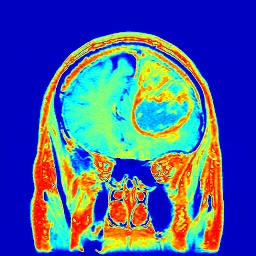
%> input picture FRFCM/salida_prueba_colormap_2.jpg, 256 x 256 px
$ octave fuzzy_colormap.m   (GNU Octave 9; MATLAB toolbox functions it lacks are replaced by stand-ins)
%> lines starting %> are read from the running program, lines starting %| are printed output that depends on the picture
### FRFCM/w_ColorRecons_CO.m
function output_f=w_ColorRecons_CO(f,radius)
se= strel('disk',radius);
if length(size(f))<3
    disp('Please input a color image!');
else
%%
f=double(f);f_r=f(:,:,1);f_g=f(:,:,2);f_b=f(:,:,3);
f_pca=double(PCA_color(f));f1=f_pca(:,:,1);f2=f_pca(:,:,2);
%% step2 data transformation
data1=f1*10^3+f2+f_r*10^-3+f_g*10^-6+f_b*10^-9;Max1=max(max(data1));
data2=f1*10^3+f2+f_g*10^-3+f_r*10^-6+f_b*10^-9;Max2=max(max(data2));
data3=f1*10^3+f2+f_b*10^-3+f_r*10^-6+f_g*10^-9;Max3=max(max(data3));
%% step 3 data processing
imput_data1=imerode(data1,se);
imput_data2=imerode(data2,se);
imput_data3=imerode(data3,se);
f_rec1=imreconstruct(imput_data1,data1);
f_rec2=imreconstruct(imput_data2,data2);
f_rec3=imreconstruct(imput_data3,data3);
imput2_data1=imerode(Max1-f_rec1,se);
imput2_data2=imerode(Max2-f_rec2,se);
imput2_data3=imerode(Max3-f_rec3,se);
f_g1=Max1-imreconstruct(imput2_data1,Max1-f_rec1);
f_g2=Max2-imreconstruct(imput2_data2,Max2-f_rec2);
f_g3=Max3-imreconstruct(imput2_data3,Max3-f_rec3);
end
%% return to RGB format
tt1=f_g1-floor(f_g1);
tt2=f_g2-floor(f_g2);
tt3=f_g3-floor(f_g3);
g1_r=floor(tt1*10^3);
g1_g=floor(tt2*10^3);
g1_b=floor(tt3*10^3);
output_f=cat(3,uint8(g1_r),uint8(g1_g),uint8(g1_b));

### FRFCM/PCA_color.m
function g=PCA_color(f)
f1=f(:,:,1);f2=f(:,:,2);f3=f(:,:,3);
data=double([f1(:)';f2(:)';f3(:)']);
[~,c]=size(data);
m=mean(data')';
d=data-repmat(m,1,c);
% Compute the covariance matrix (co)
co=d*d';
% Compute the eigen values and eigen vectors of the covariance matrix
[eigvector,eigvl]=eig(co);
% Sort the eigen vectors according to the eigen values
eigvalue = diag(eigvl);
[~, index] = sort(-eigvalue);
eigvalue = eigvalue(index);
eigvector = eigvector(:, index);
% Compute the number of eigen values that greater than zero (you can select any threshold)
count1=0;
for i=1:size(eigvalue,1)
    if(eigvalue(i)>0)
        count1=count1+1;
    end
end
% We can use all the eigen vectors but this method will increase the
% computation time and complixity
%vec=eigvector(:,:);

% And also we can use the eigen vectors that the corresponding eigen values is greater than zero(Threshold) and this method will decrease the
% computation time and complixity
vec=eigvector(:,1:count1);
% Compute the feature matrix (the space that will use it to project the testing image on it)
x=vec'*d;
x2=x+repmat(m,1,c);
x2=uint8(x2);
x2_1=x2(1,:);x2_2=x2(2,:);x2_3=x2(3,:);
s1=size(f1,1);s2=size(f1,2);
f_1=zeros(s1, s2);f_2=f_1;f_3=f_1;
for j=1:s2
    f_1(:,j)=x2_1((j-1)*s1+1:j*s1);
    f_2(:,j)=x2_2((j-1)*s1+1:j*s1);
    f_3(:,j)=x2_3((j-1)*s1+1:j*s1);
end
g=cat(3,uint8(f_1),uint8(f_2),uint8(f_3));

### FRFCM/colorspace.m
function varargout = colorspace(Conversion,varargin)
%COLORSPACE  Convert a color image between color representations.
%   B = COLORSPACE(S,A) converts the color representation of image A
%   where S is a string specifying the conversion.  S tells the
%   source and destination color spaces, S = 'dest<-src', or
%   alternatively, S = 'src->dest'.  Supported color spaces are
%
%     'RGB'              R'G'B' Red Green Blue (ITU-R BT.709 gamma-corrected)
%     'YPbPr'            Luma (ITU-R BT.601) + Chroma
%     'YCbCr'/'YCC'      Luma + Chroma ("digitized" version of Y'PbPr)
%     'YUV'              NTSC PAL Y'UV Luma + Chroma
%     'YIQ'              NTSC Y'IQ Luma + Chroma
%     'YDbDr'            SECAM Y'DbDr Luma + Chroma
%     'JPEGYCbCr'        JPEG-Y'CbCr Luma + Chroma
%     'HSV'/'HSB'        Hue Saturation Value/Brightness
%     'HSL'/'HLS'/'HSI'  Hue Saturation Luminance/Intensity
%     'XYZ'              CIE XYZ
%     'Lab'              CIE L*a*b* (CIELAB)
%     'Luv'              CIE L*u*v* (CIELUV)
%     'Lch'              CIE L*ch (CIELCH)
%
%  All conversions assume 2 degree observer and D65 illuminant.  Color
%  space names are case insensitive.  When R'G'B' is the source or
%  destination, it can be omitted. For example 'yuv<-' is short for
%  'yuv<-rgb'.
%
%  MATLAB uses two standard data formats for R'G'B': double data with
%  intensities in the range 0 to 1, and uint8 data with integer-valued
%  intensities from 0 to 255.  As MATLAB's native datatype, double data is
%  the natural choice, and the R'G'B' format used by colorspace.  However,
%  for memory and computational performance, some functions also operate
%  with uint8 R'G'B'.  Given uint8 R'G'B' color data, colorspace will
%  first cast it to double R'G'B' before processing.
%
%  If A is an Mx3 array, like a colormap, B will also have size Mx3.
%
%  [B1,B2,B3] = COLORSPACE(S,A) specifies separate output channels.
%  COLORSPACE(S,A1,A2,A3) specifies separate input channels.
% Pascal Getreuer 2005-2006
%%% Input parsing %%%
if nargin < 2, error('Not enough input arguments.'); end
[SrcSpace,DestSpace] = parse(Conversion);
if nargin == 2
   Image = varargin{1};
elseif nargin >= 3
   Image = cat(3,varargin{:});
else
   error('Invalid number of input arguments.');
end
FlipDims = (size(Image,3) == 1);
if FlipDims, Image = permute(Image,[1,3,2]); end
if ~isa(Image,'double'), Image = double(Image)/255; end
if size(Image,3) ~= 3, error('Invalid input size.'); end
SrcT = gettransform(SrcSpace);
DestT = gettransform(DestSpace);
if ~ischar(SrcT) & ~ischar(DestT)
   % Both source and destination transforms are affine, so they
   % can be composed into one affine operation
   T = [DestT(:,1:3)*SrcT(:,1:3),DestT(:,1:3)*SrcT(:,4)+DestT(:,4)];
   Temp = zeros(size(Image));
   Temp(:,:,1) = T(1)*Image(:,:,1) + T(4)*Image(:,:,2) + T(7)*Image(:,:,3) + T(10);
   Temp(:,:,2) = T(2)*Image(:,:,1) + T(5)*Image(:,:,2) + T(8)*Image(:,:,3) + T(11);
   Temp(:,:,3) = T(3)*Image(:,:,1) + T(6)*Image(:,:,2) + T(9)*Image(:,:,3) + T(12);
   Image = Temp;
elseif ~ischar(DestT)
   Image = rgb(Image,SrcSpace);
   Temp = zeros(size(Image));
   Temp(:,:,1) = DestT(1)*Image(:,:,1) + DestT(4)*Image(:,:,2) + DestT(7)*Image(:,:,3) + DestT(10);
   Temp(:,:,2) = DestT(2)*Image(:,:,1) + DestT(5)*Image(:,:,2) + DestT(8)*Image(:,:,3) + DestT(11);
   Temp(:,:,3) = DestT(3)*Image(:,:,1) + DestT(6)*Image(:,:,2) + DestT(9)*Image(:,:,3) + DestT(12);
   Image = Temp;
else
   Image = feval(DestT,Image,SrcSpace);
end
%%% Output format %%%
if nargout > 1
   varargout = {Image(:,:,1),Image(:,:,2),Image(:,:,3)};
else
   if FlipDims, Image = permute(Image,[1,3,2]); end
   varargout = {Image};
end
return;

function [SrcSpace,DestSpace] = parse(Str)
% Parse conversion argument
if isstr(Str)
   Str = lower(strrep(strrep(Str,'-',''),' ',''));
   k = find(Str == '>');

   if length(k) == 1         % Interpret the form 'src->dest'
      SrcSpace = Str(1:k-1);
      DestSpace = Str(k+1:end);
   else
      k = find(Str == '<');

      if length(k) == 1      % Interpret the form 'dest<-src'
         DestSpace = Str(1:k-1);
         SrcSpace = Str(k+1:end);
      else
         error(['Invalid conversion, ''',Str,'''.']);
      end
   end

   SrcSpace = alias(SrcSpace);
   DestSpace = alias(DestSpace);
else
   SrcSpace = 1;             % No source pre-transform
   DestSpace = Conversion;
   if any(size(Conversion) ~= 3), error('Transformation matrix must be 3x3.'); end
end
return;

function Space = alias(Space)
Space = strrep(Space,'cie','');
if isempty(Space)
   Space = 'rgb';
end
switch Space
case {'ycbcr','ycc'}
   Space = 'ycbcr';
case {'hsv','hsb'}
   Space = 'hsv';
case {'hsl','hsi','hls'}
   Space = 'hsl';
case {'rgb','yuv','yiq','ydbdr','ycbcr','jpegycbcr','xyz','lab','luv','lch'}
   return;
end
return;

function T = gettransform(Space)
% Get a colorspace transform: either a matrix describing an affine transform,
% or a string referring to a conversion subroutine
switch Space
case 'ypbpr'
   T = [0.299,0.587,0.114,0;-0.1687367,-0.331264,0.5,0;0.5,-0.418688,-0.081312,0];
case 'yuv'
   % R'G'B' to NTSC/PAL YUV
   T = [0.299,0.587,0.114,0;-0.147,-0.289,0.436,0;0.615,-0.515,-0.100,0];
case 'ydbdr'
   % R'G'B' to SECAM YDbDr
   T = [0.299,0.587,0.114,0;-0.450,-0.883,1.333,0;-1.333,1.116,0.217,0];
case 'yiq'
   % R'G'B' in [0,1] to NTSC YIQ in [0,1];[-0.595716,0.595716];[-0.522591,0.522591];
   T = [0.299,0.587,0.114,0;0.595716,-0.274453,-0.321263,0;0.211456,-0.522591,0.311135,0];
case 'ycbcr'
   % R'G'B' (range [0,1]) to ITU-R BRT.601 (CCIR 601) Y'CbCr
   % Poynton, Equation 3, scaling of R'G'B to Y'PbPr conversion
   T = [65.481,128.553,24.966,16;-37.797,-74.203,112.0,128;112.0,-93.786,-18.214,128];
case 'jpegycbcr'
   T = [0.299,0.587,0.114,0;-0.168736,-0.331264,0.5,0.5;0.5,-0.418688,-0.081312,0.5]*255;
case {'rgb','xyz','hsv','hsl','lab','luv','lch'}
   T = Space;
otherwise
   error(['Unknown color space, ''',Space,'''.']);
end
return;

function Image = rgb(Image,SrcSpace)
% Convert to Rec. 709 R'G'B' from 'SrcSpace'
switch SrcSpace
case 'rgb'
   return;
case 'hsv'
   % Convert HSV to R'G'B'
   Image = huetorgb((1 - Image(:,:,2)).*Image(:,:,3),Image(:,:,3),Image(:,:,1));
case 'hsl'
   % Convert HSL to R'G'B'
   L = Image(:,:,3);
   Delta = Image(:,:,2).*min(L,1-L);
   Image = huetorgb(L-Delta,L+Delta,Image(:,:,1));
case {'xyz','lab','luv','lch'}
   % Convert to CIE XYZ
   Image = xyz(Image,SrcSpace);
   % Convert XYZ to RGB
   T = [3.240479,-1.53715,-0.498535;-0.969256,1.875992,0.041556;0.055648,-0.204043,1.057311];
   R = T(1)*Image(:,:,1) + T(4)*Image(:,:,2) + T(7)*Image(:,:,3);  % R
   G = T(2)*Image(:,:,1) + T(5)*Image(:,:,2) + T(8)*Image(:,:,3);  % G
   B = T(3)*Image(:,:,1) + T(6)*Image(:,:,2) + T(9)*Image(:,:,3);  % B
   % Desaturate and rescale to constrain resulting RGB values to [0,1]
   AddWhite = -min(min(min(R,G),B),0);
   Scale = max(max(max(R,G),B)+AddWhite,1);
   R = (R + AddWhite)./Scale;
   G = (G + AddWhite)./Scale;
   B = (B + AddWhite)./Scale;
   % Apply gamma correction to convert RGB to Rec. 709 R'G'B'
   Image(:,:,1) = gammacorrection(R);  % R'
   Image(:,:,2) = gammacorrection(G);  % G'
   Image(:,:,3) = gammacorrection(B);  % B'
otherwise  % Conversion is through an affine transform
   T = gettransform(SrcSpace);
   temp = inv(T(:,1:3));
   T = [temp,-temp*T(:,4)];
   R = T(1)*Image(:,:,1) + T(4)*Image(:,:,2) + T(7)*Image(:,:,3) + T(10);
   G = T(2)*Image(:,:,1) + T(5)*Image(:,:,2) + T(8)*Image(:,:,3) + T(11);
   B = T(3)*Image(:,:,1) + T(6)*Image(:,:,2) + T(9)*Image(:,:,3) + T(12);
   AddWhite = -min(min(min(R,G),B),0);
   Scale = max(max(max(R,G),B)+AddWhite,1);
   R = (R + AddWhite)./Scale;
   G = (G + AddWhite)./Scale;
   B = (B + AddWhite)./Scale;
   Image(:,:,1) = R;
   Image(:,:,2) = G;
   Image(:,:,3) = B;
end
% Clip to [0,1]
Image = min(max(Image,0),1);
return;


function Image = xyz(Image,SrcSpace)
% Convert to CIE XYZ from 'SrcSpace'
WhitePoint = [0.950456,1,1.088754];
switch SrcSpace
case 'xyz'
   return;
case 'luv'
   % Convert CIE L*uv to XYZ
   WhitePointU = (4*WhitePoint(1))./(WhitePoint(1) + 15*WhitePoint(2) + 3*WhitePoint(3));
   WhitePointV = (9*WhitePoint(2))./(WhitePoint(1) + 15*WhitePoint(2) + 3*WhitePoint(3));
   L = Image(:,:,1);
   Y = (L + 16)/116;
   Y = invf(Y)*WhitePoint(2);
   U = Image(:,:,2)./(13*L + 1e-6*(L==0)) + WhitePointU;
   V = Image(:,:,3)./(13*L + 1e-6*(L==0)) + WhitePointV;
   Image(:,:,1) = -(9*Y.*U)./((U-4).*V - U.*V);                  % X
   Image(:,:,2) = Y;                                             % Y
   Image(:,:,3) = (9*Y - (15*V.*Y) - (V.*Image(:,:,1)))./(3*V);  % Z
case {'lab','lch'}
   Image = lab(Image,SrcSpace);
   % Convert CIE L*ab to XYZ
   fY = (Image(:,:,1) + 16)/116;
   fX = fY + Image(:,:,2)/500;
   fZ = fY - Image(:,:,3)/200;
   Image(:,:,1) = WhitePoint(1)*invf(fX);  % X
   Image(:,:,2) = WhitePoint(2)*invf(fY);  % Y
   Image(:,:,3) = WhitePoint(3)*invf(fZ);  % Z
otherwise   % Convert from some gamma-corrected space
   % Convert to Rec. 701 R'G'B'
   Image = rgb(Image,SrcSpace);
   % Undo gamma correction
   R = invgammacorrection(Image(:,:,1));
   G = invgammacorrection(Image(:,:,2));
   B = invgammacorrection(Image(:,:,3));
   % Convert RGB to XYZ
   T = inv([3.240479,-1.53715,-0.498535;-0.969256,1.875992,0.041556;0.055648,-0.204043,1.057311]);
   Image(:,:,1) = T(1)*R + T(4)*G + T(7)*B;  % X
   Image(:,:,2) = T(2)*R + T(5)*G + T(8)*B;  % Y
   Image(:,:,3) = T(3)*R + T(6)*G + T(9)*B;  % Z
end
return;

% [34 lines left out: functions hsv, hsl, not called in this run]

function Image = lab(Image,SrcSpace)
% Convert to CIE L*a*b* (CIELAB)
WhitePoint = [0.950456,1,1.088754];
switch SrcSpace
case 'lab'
   return;
case 'lch'
   % Convert CIE L*CH to CIE L*ab
   C = Image(:,:,2);
   Image(:,:,2) = cos(Image(:,:,3)*pi/180).*C;  % a*
   Image(:,:,3) = sin(Image(:,:,3)*pi/180).*C;  % b*
otherwise
   Image = xyz(Image,SrcSpace);  % Convert to XYZ
   % Convert XYZ to CIE L*a*b*
   X = Image(:,:,1)/WhitePoint(1);
   Y = Image(:,:,2)/WhitePoint(2);
   Z = Image(:,:,3)/WhitePoint(3);
   fX = f(X);
   fY = f(Y);
   fZ = f(Z);
   Image(:,:,1) = 116*fY - 16;    % L*
   Image(:,:,2) = 500*(fX - fY);  % a*
   Image(:,:,3) = 200*(fY - fZ);  % b*
end
return;

% [57 lines left out: functions luv, lch, huetorgb, rgbtohue, not called in this run]

function Rp = gammacorrection(R)
Rp = real(1.099*R.^0.45 - 0.099);
i = (R < 0.018);
Rp(i) = 4.5138*R(i);
return;

function R = invgammacorrection(Rp)
R = real(((Rp + 0.099)/1.099).^(1/0.45));
i = (R < 0.018);
R(i) = Rp(i)/4.5138;
return;

function fY = f(Y)
fY = real(Y.^(1/3));
i = (Y < 0.008856);
fY(i) = Y(i)*(841/108) + (4/29);
return;

function Y = invf(fY)
Y = fY.^3;
i = (Y < 0.008856);
Y(i) = (fY(i) - 4/29)*(108/841);
return;

### FRFCM/FRFCM_c.m
function  [center, U, obj_fcn,iter_n]=FRFCM_c(data,cluster_n,radius,w_size,options)
% Firstly, we use multivariate morphological reconstruction to reconstruct original image to suppress noise;
% Secondly, we implement FCM;
% Thirdly, we use a median filter to smooth the fuzzy membership U;
% Finally, we normalize U;
% Input variants and parameters
  % data is a 3D data, it means that the input is a color image
  % cluster_n denotes the number of cluster centers
  % radius denotes the parameter of structuring element used in
  % mrophological recosntruction
  % w_size is the scale of the filtering window

if nargin ~= 4 & nargin ~= 5
    error('Too many or too few input arguments!');
end
% Change the following to set default options
default_options = [2;	% exponent for the partition matrix U
		100;	% max. number of iteration
		1e-5;	% min. amount of improvement
		0];	% info display during iteration

if nargin == 4,
	options = default_options;
else
	% If "options" is not fully specified, pad it with default values.
	if length(options) < 4,
		tmp = default_options;
		tmp(1:length(options)) = options;
		options = tmp;
	end
	% If some entries of "options" are nan's, replace them with defaults.
	nan_index = find(isnan(options)==1);
	options(nan_index) = default_options(nan_index);
	if options(1) <= 1,
		error('The exponent should be greater than 1!');
	end
end
expo = options(1);      % Exponent for U
max_iter = options(2);      % Max. iteration
min_impro = options(3);     % Min. improvement
display = options(4);       % Display info or not
obj_fcn = zeros(max_iter, 1);   % Array for objective function
%% step 1, morphological reconstruction
data_rgb=w_ColorRecons_CO(data,radius); %radius means maximal radius
data_lab=colorspace('Lab<-RGB',data_rgb);
%% step 2, FCM on histogram
data_l=data_lab(:,:,1);data_a=data_lab(:,:,2);data_b=data_lab(:,:,3);
data=[data_l(:)';data_a(:)';data_b(:)']';
%iter_n=0; % actual number of iteration
row=size(data_a,1);col=size(data_a,2);
U = initfcm(cluster_n, row*col);			% Initial fuzzy partition
% Main loop
for i = 1:max_iter
    %% stepfcm [U, center, obj_fcn(i)] = stepfcm(data, U, cluster_n, expo);
    mf = U.^expo;       % MF matrix after exponential modification
    center = mf*data./((ones(size(data, 2), 1)*sum(mf'))'); % new center
    %% dist = distfcm(center, data);       % fill the distance matrix
     out = zeros(size(center, 1), size(data, 1));
% fill the output matrix
if size(center, 2) > 1,
    for k = 1:size(center, 1),
	out(k, :) = sqrt(sum(((data-ones(size(data, 1), 1)*center(k, :)).^2)'));
    end
else	% 1-D data
    for k = 1:size(center, 1),
	out(k, :) = abs(center(k)-data)';
    end
end
  dist=out+eps;
    %% distfcm end
    obj_fcn(i) = sum(sum((dist.^2).*mf));  % objective function
    tmp = dist.^(-2/(expo-1));      % calculate new U, suppose expo != 1
    U = tmp./(ones(cluster_n, 1)*sum(tmp)+eps);
    Uc{i}=U;
	if i > 1,
		%if abs(obj_fcn(i) - obj_fcn(i-1))/obj_fcn(i) < min_impro, break; end,
        if max(max(abs(Uc{i}-Uc{i-1})))< min_impro,break; end,
	end
end
iter_n = i;	% Actual number of iterations
obj_fcn(iter_n+1:max_iter) = [];
%% median filtering
   for k3=1: size(center, 1)
      U1= U (k3,:);
      U1=reshape(U1,[row,col]); %reshape the vector U to a matrix of size row*col
      UU=medfilt2(U1,[w_size,w_size]); % Notice, we cann't use U1.^expo due to the problem of high computational complexity
      GG(k3,:)=UU(:);
  end
   U=GG./(ones(cluster_n,1)*(sum(GG))+eps);  % the normalization of
   center_l=center(:,1);center_a=center(:,2);center_b=center(:,3);center_lab=cat(3,center_l,center_a,center_b);
   center=255*colorspace('RGB<-Lab',center_lab);

### FRFCM/fcm_image_color.m
% This function is only suitabe for color image
function gx=fcm_image_color(f,U)
m=size(f,1);n=size(f,2);
U=U';
idx_f=zeros(m*n,1);
for i=1:m*n
x=U(i,:);
idx=find(x==max(x)); % Computing the classification index of matrix weighted
idx=idx(1);
idx_f(i)=idx; %idx_f denotes the classification image based on index
end
imput_f=reshape(idx_f,[m n]);
gx=Label_image(f,imput_f);

### FRFCM/Label_image.m
function [fs,center_p,Num_p,center_lab]=Label_image(f,L)
%fs is the result of segmentation, center_p is the center pixel of each
%areas
% f is the original image
% L is the segmented image using waterhsed transformation
f=double(f);
num_area=max(max(L)); %The number of segmented areas
Num_p=zeros(num_area,1);
if size(f,3)<2
[M,N]=size(f);
s3=L;
fs=zeros(M,N);
center_p=zeros(num_area,1);
for i=1:num_area
f2=f(s3==i);f_med=median(f2);fx=double((s3==i))*double(f_med);
fs=fs+fx;
center_p(i,:)=uint8(f_med);
Num_p=zeros(num_area,1);
end
fs=uint8(fs);
%% Color image
else
[M,N]=size(f(:,:,1));
s3=L;
fs=zeros(M,N,3);
fr=f(:,:,1);fg=f(:,:,2);fb=f(:,:,3);
center_p=zeros(num_area,3);
for i=1:num_area
fr2=fr(s3==i);r_med=median(fr2);r=(s3==i)*r_med;
fg2=fg(s3==i);g_med=median(fg2);g=(s3==i)*g_med;
fb2=fb(s3==i);b_med=median(fb2);b=(s3==i)*b_med;
fs=fs+cat(3,r,g,b);
center_p(i,:)=uint8([r_med g_med b_med]);
Num_p(i)=sum(sum(s3==i));
end
fs=uint8(fs);
end
TT=cat(3,center_p(:,1),center_p(:,2),center_p(:,3));
TT2=colorspace('Lab<-RGB',TT);
TT2r=TT2(:,:,1);TT2g=TT2(:,:,2);TT2b=TT2(:,:,3);
center_lab(:,1)=TT2r(:);center_lab(:,2)=TT2g(:);center_lab(:,3)=TT2b(:);

### FRFCM/initfcm.m
function U = initfcm(cluster_n, data_n)
%INITFCM Generate initial fuzzy partition matrix for fuzzy c-means clustering.
%   U = INITFCM(CLUSTER_N, DATA_N) randomly generates a fuzzy partition
%   matrix U that is CLUSTER_N by DATA_N, where CLUSTER_N is number of
%   clusters and DATA_N is number of data points. The summation of each
%   column of the generated U is equal to unity, as required by fuzzy
%   c-means clustering.
%
%       See also DISTFCM, FCMDEMO, IRISFCM, STEPFCM, FCM.

%   Roger Jang, 12-1-94.
%   Copyright 1994-2002 The MathWorks, Inc.
%   $Revision: 1.11 $  $Date: 2002/04/14 22:21:58 $

U = rand(cluster_n, data_n);
col_sum = sum(U);
U = U./col_sum(ones(cluster_n, 1), :);

### FRFCM/fuzzy_colormap.m
% Please cite the paper "Tao Lei, Xiaohong Jia, Yanning Zhang, Lifeng He, Hongying Meng and Asoke K. Nandi, Significantly Fast and Robust
% Fuzzy C-Means Clustering Algorithm Based on Morphological Reconstruction and Membership Filtering, IEEE Transactions on Fuzzy Systems,
% DOI: 10.1109/TFUZZ.2018.2796074, 2018.2018"
%and
%Tao. Lei, Yanning Zhang, Yi Wang, Shigang Liu, and Zhe Guo, "A Conditionally Invariant Mathematical Morphological Framework for Color Images,"
%Information Sciences, Vol. 387, no. 5, pp. 34-52, May. 2017.

% The first paper is OpenAccess and you can download the paper freely from "http://ieeexplore.ieee.org/stamp/stamp.jsp?tp=&arnumber=8265186."
% The code was written by Tao Lei in 2017.
% If you have any problems, please contact me.
% Email address: leitao@sust.edu.cn
clc
close all
clear all
addpath('../export_fig-master/');
%% parameters
%filename_output='C:\Users\cober\Desktop\prueba_matlab\blur_20_RBG_-100_test_con-salida_fuzzy_c_means_colormap\';%ruta imagenes salida
filename_output='C:\Users\cober\Desktop';%ruta imagenes salida

cluster=7; % the number of clustering centers
se=3; % the parameter of structuing element used for morphological reconstruction
w_size=5; % the size of fitlering window
%% test a color image
fileID='colormap';
f_ori=imread('salida_prueba_colormap_2.jpg');
%> f_ori is the input picture: size 256x256x3 uint8; mean R, G, B 73.9, 94.5, 153.4
%GT=load('12003.mat'); % Ground Truth, download from 'https://www2.eecs.berkeley.edu/Research/Projects/CS/vision/grouping/resources.html'
%CISA f_ori=double(f_ori);

%% implement the proposed algorithm
tic
[~,U1,~,~]=FRFCM_c(double(f_ori),cluster,se,w_size);
%> in w_ColorRecons_CO, `f_b=f(:,:,3)`:
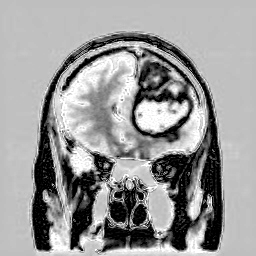
%> f_b: size 256x256 double; min 0, max 255, mean 153.4
%> in PCA_color, `m=mean(data')';`: m = [73.89; 94.53; 153.4]
%> in PCA_color, `co=d*d';`: co = [601505840.1 362757155 -414604117.5; 362757155 726526310.6 -122613521.3; -414604117.5 -122613521.3 361269489.3]
%> in PCA_color, `[eigvector,eigvl]=eig(co);`: eigvector = [0.654 0.361 0.665; -0.211 -0.757 0.618; 0.727 -0.544 -0.419]; eigvl = [23789263.2 0 0; 0 465550157.2 0; 0 0 1.2e+09]
%> in PCA_color, `eigvalue = diag(eigvl);`: eigvalue = [23789263.2; 465550157.2; 1.2e+09]
%> in PCA_color, `[~, index] = sort(-eigvalue);`: index = [3; 2; 1]
%> in PCA_color, `eigvalue = eigvalue(index);`: eigvalue = [1.2e+09; 465550157.2; 23789263.2]
%> in PCA_color, `eigvector = eigvector(:, index);`: eigvector = [0.665 0.361 0.654; 0.618 -0.757 -0.211; -0.419 -0.544 0.727]
%> in PCA_color, `vec=eigvector(:,1:count1);`: vec has the same summary as eigvector
%> after the loop in PCA_color, `for j=1:s2`:
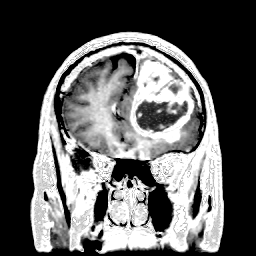
%> f_1: size 256x256 double; min 0, max 255, mean 94
%> after the loop in PCA_color, `for j=1:s2`:
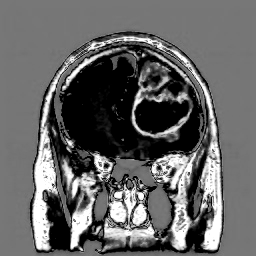
%> f_2: size 256x256 double; min 0, max 255, mean 101.3
%> after the loop in PCA_color, `for j=1:s2`:
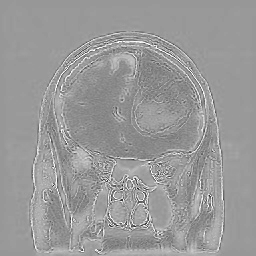
%> f_3: size 256x256 double; min 16, max 255, mean 153.3
%> in PCA_color, `g=cat(3,uint8(f_1),uint8(f_2),uint8(f_3));`:
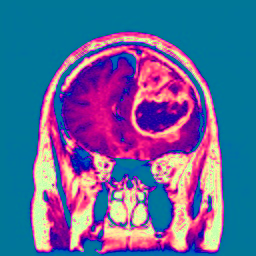
%> g: size 256x256x3 uint8; mean R, G, B 94, 101.3, 153.3
%> in w_ColorRecons_CO, `Max1=max(max(data1))`: Max1 = 255248.3
%> in w_ColorRecons_CO, `Max2=max(max(data2))`: Max2 = 255248.1
%> in w_ColorRecons_CO, `Max3=max(max(data3))`: Max3 = 255248
%> in colorspace, `Image = feval(DestT,Image,SrcSpace);`:
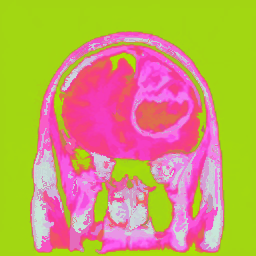
%> Image: size 256x256x3 double; mean R, G, B 51.9, 24.1, -27.3; drawn with min black and max white
%> in colorspace, `varargout = {Image};`: varargout = 1 item
%> in FRFCM_c, `data_b=data_lab(:,:,3)`:
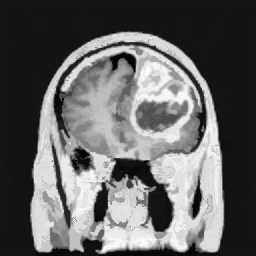
%> data_b: size 256x256 double; min -104.1, max 91, mean -27.3; drawn with min black and max white
%> (the rest of the program and of its run is left out)
